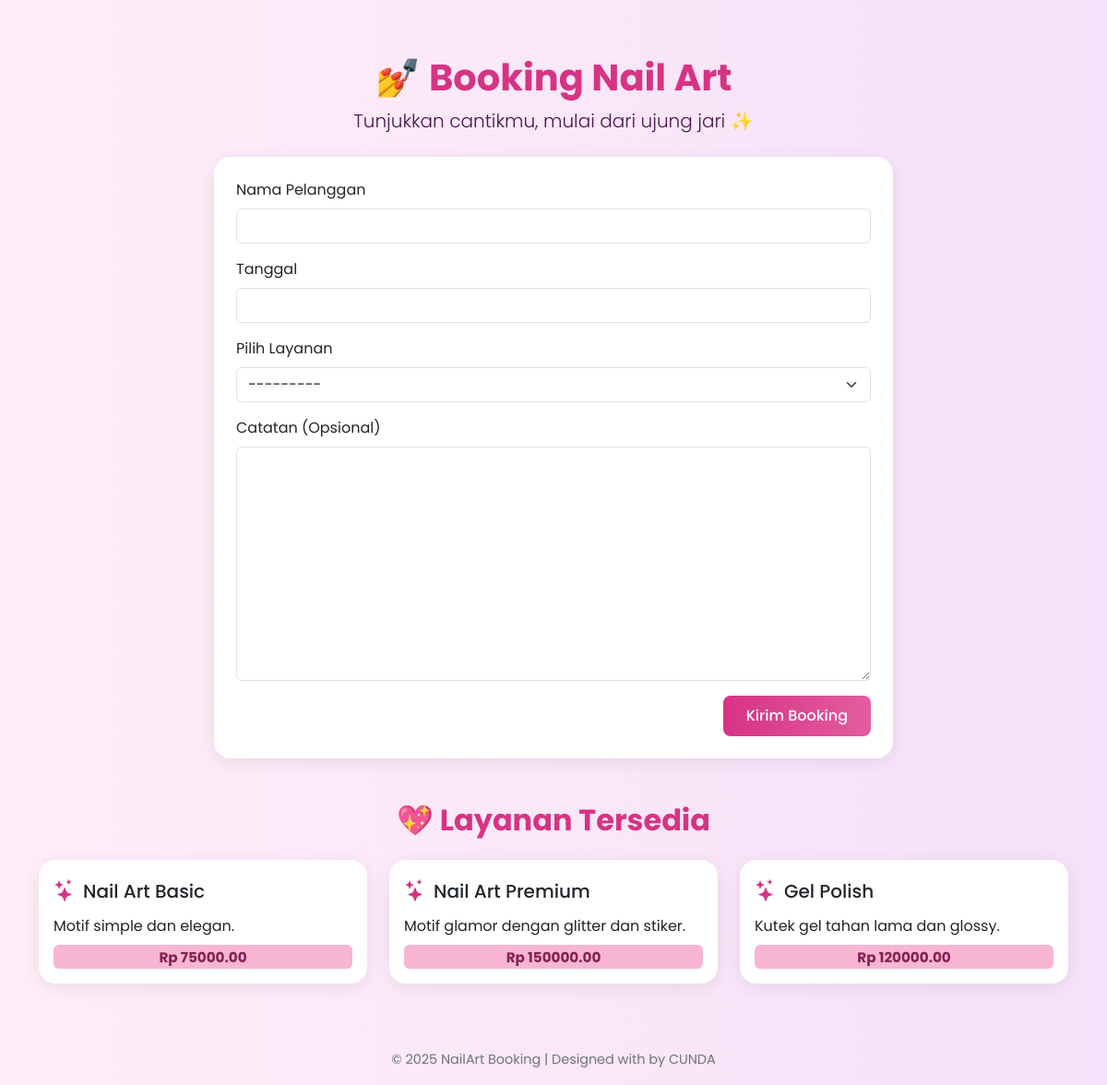
The page / on the database its author committed.
### nailapp/models.py (models this page shows)
class Layanan(models.Model):
    nama = models.CharField(max_length=100)
    deskripsi = models.TextField()
    harga = models.DecimalField(max_digits=10, decimal_places=2)
    def __str__(self):
        return self.nama
    class Meta:
        verbose_name = "Layanan"
        verbose_name_plural = "Layanan"

### nailapp/views.py (the view)
# urls.py: path('', index, name='homepage'),
def index(request):
    success = False
    error = False  # tambahkan flag untuk error
    if request.method == 'POST':
        form = BookingForm(request.POST)
        if form.is_valid():
            form.save()
            success = True
            form = BookingForm()  # reset form setelah submit sukses
        else:
            error = True  # form tidak valid
    else:
        form = BookingForm()
    layanan_list = Layanan.objects.all()
    return render(request, 'index.html', {
        'form': form,
        'success': success,
        'error': error,
        'layanan_list': layanan_list
    })

### nailapp/forms.py
class BookingForm(forms.ModelForm):
    class Meta:
        model = Booking
        fields = ['nama_pelanggan', 'tanggal', 'layanan', 'catatan']

### nailapp/templates/index.html (shortened to what this page needs)
{% load widget_tweaks %}
<!DOCTYPE html>
<html lang="id">
<head>
    <link href="https://cdn.jsdelivr.net/npm/bootstrap@5.3.0/dist/css/bootstrap.min.css" rel="stylesheet">
    <link href="https://cdn.jsdelivr.net/npm/bootstrap-icons@1.10.5/font/bootstrap-icons.css" rel="stylesheet">
</head>
<body>
    <div class="container">
        <div class="text-center mb-4">
            <h1>💅 Booking Nail Art</h1>
            <p class="lead">Tunjukkan cantikmu, mulai dari ujung jari ✨</p>
        </div>
        <div class="row justify-content-center">
            <div class="col-lg-8">
                <div class="card p-4">
                    <form method="POST">
                        <div class="mb-3">
                            <label class="form-label">Nama Pelanggan</label>
                            {{ form.nama_pelanggan|add_class:"form-control" }}
                        </div>
                        <div class="mb-3">
                            <label class="form-label">Tanggal</label>
                            {{ form.tanggal|add_class:"form-control" }}
                        </div>
                        <div class="mb-3">
                            <label class="form-label">Pilih Layanan</label>
                            {{ form.layanan|add_class:"form-select" }}
                        </div>
                        <div class="mb-3">
                            <label class="form-label">Catatan (Opsional)</label>
                            {{ form.catatan|add_class:"form-control" }}
                        </div>
                        <div class="text-end">
                            <button type="submit" class="btn btn-pink">Kirim Booking</button>
                        </div>
                    </form>
                </div>
            </div>
        </div>
        <div class="mt-5">
            <h2 class="text-center mb-4">💖 Layanan Tersedia</h2>
            <div class="row">
                {% for layanan in layanan_list %}
                    <div class="col-md-4">
                        <div class="card p-3 mb-4">
                            <div class="d-flex align-items-center mb-2">
                                <i class="bi bi-stars layanan-icon me-2"></i>
                                <h5 class="mb-0">{{ layanan.nama }}</h5>
                            </div>
                            <p class="mb-2">{{ layanan.deskripsi }}</p>
                            <span class="badge bg-pink">Rp {{ layanan.harga }}</span>
                        </div>
                    </div>
                {% endfor %}
            </div>
        </div>
        <footer class="text-center mt-5">
            <p>&copy; 2025 NailArt Booking | Designed with by CUNDA </p>
        </footer>
    </div>
</body>
</html>

### nailapp/templates/index.html (style rules this page uses)
body { font-family: 'Poppins', sans-serif; background: linear-gradient(to right, #ffeef8, #f5e1f9); color: #4a144f; }
.container { margin-top: 60px; }
.card { border: none; border-radius: 18px; box-shadow: 0 4px 20px rgba(0, 0, 0, 0.08); transition: 0.3s ease-in-out; }
.btn-pink { background: linear-gradient(to right, #d63384, #e35d9f); color: #fff; border: none; padding: 10px 25px; font-weight: 500; border-radius: 8px; }
h1, h2 { color: #d63384; font-weight: 700; }
.badge.bg-pink { background-color: #f8b6d2; color: #842253; font-size: 0.95rem; }
.layanan-icon { font-size: 1.5rem; color: #d63384; }
footer { margin-top: 60px; font-size: 0.9rem; color: #6c757d; }

### rows shown on the page
Layanan: nama "Nail Art Basic", deskripsi "Motif simple dan elegan.", harga "75000.00"
Layanan: nama "Nail Art Premium", deskripsi "Motif glamor dengan glitter dan stiker.", harga "150000.00"
Layanan: nama "Gel Polish", deskripsi "Kutek gel tahan lama dan glossy.", harga "120000.00"
